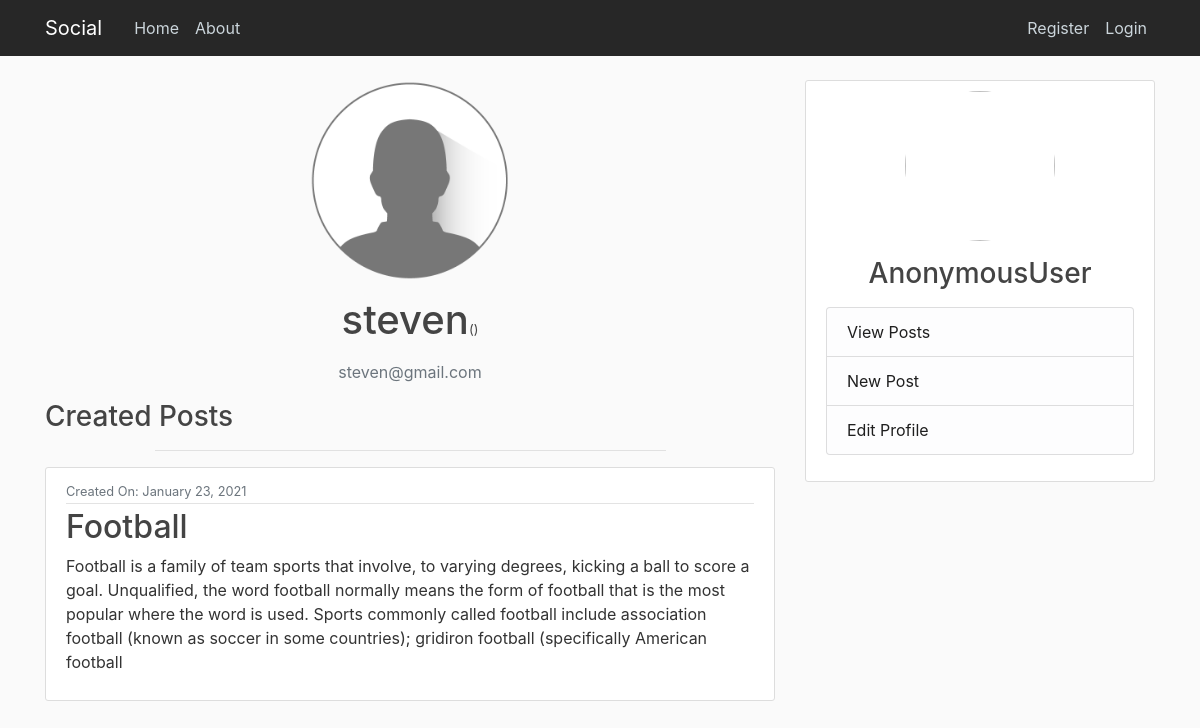
/user/steven, run on the app's committed database.
### users/models.py (models this page shows, shortened)
class profile(models.Model):
    user = models.OneToOneField(User, on_delete=models.CASCADE)
    image = models.ImageField(default='default.png', upload_to='profile_pics')

### main/models.py (models this page shows, shortened)
class Post(models.Model):
    title = models.CharField(max_length=200)
    content = models.TextField()
    date = models.DateTimeField(default=timezone.now)
    author = models.ForeignKey(User, on_delete=models.CASCADE)

### main/views.py (the view)
# urls.py: path('user/<str:username>', UserPostListView, name='user-posts'),
def UserPostListView(request, username):
    user = get_object_or_404(User, username=username)
    posts = Post.objects.filter(author=user)
    if request.user == user:
        username = None
    else:
        username = user
    context = {'posts':posts, 'username':username}
    return render(request, 'main/user_post.html', context)

### main/templates/main/user_post.html
{%extends "main/base.html"%}
{%block content%}
{%if username != None %}
<img class="rounded-circle account-img" src="{{ username.profile.image.url }}" style="height: 200px; width: 200px; display: block; margin-left: auto; margin-right: auto;">
<div style="text-align: center;"><h1 class="mb-3">{{ username }}<small style="font-size: small;">({{ page_obj.paginator.count }})</small></h1></div>
<p class="text-secondary" style="text-align: center;">{{ username.email }}</p>
<h3>Created Posts</h3>
{%else%}
<h1 style="text-align:center;">Posts</h1>
{%endif%}
<hr style="width: 70%;">
{% for post in posts %}
<article class="media content-section">
  <div class="media-body">
    <div class="article-metadata">
      <small class="text-muted">Created On: {{ post.date|date:"F d, Y" }}</small>
    </div>
    <h2><a class="article-title" href="{% url 'detail' post.id %}">{{ post.title }}</a></h2>
    <p class="article-content">{{ post.content }}</p>
  </div>
</article>
{% endfor %}
{%endblock%}

### main/static/main/style.css (style rules this page uses)
body { background: #fafafa; color: #333333; margin-top: 5rem; }
h1, h2, h3, h4, h5, h6 { color: #444444; }
.content-section { background: #ffffff; padding: 10px 20px; border: 1px solid #dddddd; border-radius: 3px; margin-bottom: 20px; }
.article-title { color: #444444; }
.article-content { white-space: pre-line; }
.article-metadata { padding-bottom: 1px; margin-bottom: 4px; border-bottom: 1px solid #e3e3e3 }
.account-img { height: 125px; width: 125px; margin-right: 20px; margin-bottom: 16px; }

### data on the page
Post: date "January 23, 2021", title "Football", content "Football is a family of team sports that involve, to varying degrees, kicking a ball to score a goal. Unqualified, the word football normally means the form of football that is the most popular where the word is used. Sports commonly called football include association football (known as soccer in some countries); gridiron football (specifically American football"

### other printed values
{{ username }} "steven"
{{ username.email }} "steven@gmail.com"
{{ user }} "AnonymousUser"
